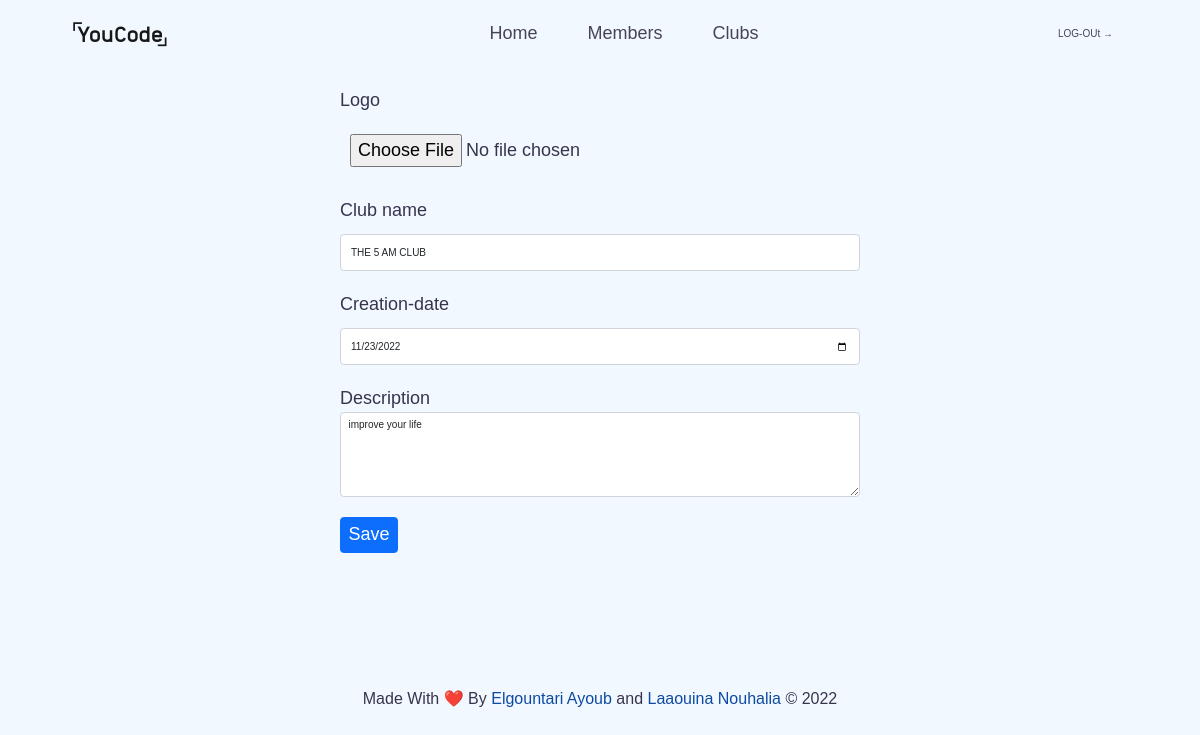
Screenshot of /yccm/clubManagement.php?edit&id=17 (signed in) with the database file from the repository.
### tables this page shows
CREATE TABLE `club` (
  `id` int(11) NOT NULL,
  `logo` varchar(2022) DEFAULT NULL,
  `name` varchar(100) DEFAULT NULL,
  `creationDate` date DEFAULT NULL,
  `description` varchar(2022) DEFAULT NULL
);

### yccm/clubManagement.php (the view, shortened to what this page needs)
<?php
$pdo = new PDO('mysql:host=localhost;port=3306;dbname=yc2', 'root', 'Ycode@2021');
$pdo->setAttribute(PDO::ATTR_ERRMODE, PDO::ERRMODE_EXCEPTION);
$club = null;
if (isset($_GET["edit"])) {
  if (isset($_GET["id"])) {
    $id = $_GET["id"];
    $statement = $pdo->prepare("SELECT * FROM Club WHERE id = :id");
    $statement->bindValue(":id", $id);
    $statement->execute();
    $club = $statement->fetch(PDO::FETCH_ASSOC);
  }
} else if (isset($_GET["delete"])) {
  if (isset($_GET["id"])) {
    $id = $_GET["id"];
    $statement = $pdo->prepare("DELETE FROM Club WHERE id = :id");
    $statement->bindValue(":id", $id);
    $statement->execute();
  }
  header("location: club.php");
}
?>
<?php include_once("header.php") ?>
<section class="section-member-management">
  <div class="container">
    <form class="member-form" action="clubManagement.php" method="POST" enctype="multipart/form-data">
      <div class="form-group">
        <label for="chooseLogo">Logo</label>
        <br>
        <input requireds type="file" class="form-control-file" id="logo" name="logo">
      </div>
      <div class="form-group">
        <label for="full-name">Club name</label>
        <input value="<?php echo $club == null ? "" : $club["name"] ?>" type="text" class="form-control" placeholder="Reading Club" id="full-name" name="name">
      </div>
      <div class="form-group">
        <label for="creation-date">Creation-date</label>
        <input value="<?php if ($club) {
                        echo date('Y-m-d', strtotime($club["creationDate"]));
                      } ?>" required type="date" class="form-control" placeholder="2002-6-28" id="creation-date" name="creation-date">
      </div>
      <div class="form-group">
        <label for="description">Description</label>
        <textarea name="description" id="description" rows="5" class="form-control"><?php echo $club == null ? "" : $club["description"] ?></textarea>
      </div>
      <button type="submit" class="btn btn-primary">Save</button>
    </form>
  </div>
</section>
<?php include_once("footer.php") ?>

### yccm/resources/css/main.css (style rules this page uses)
* { box-sizing: border-box; padding: 0; margin: 0; }
:root { --primary-color: #38344e; --secondary-color: #0f4aa2; --main-bg-color: #f1f8ff; }
html { width: 100%; font-size: 62.5%; }
body { font-family: Arial, Helvetica, sans-serif; background-color: var(--main-bg-color); color: var(--primary-color); }
.container { padding: 2rem 4rem; }
button { border: none; padding: 1rem; }
.btn { cursor: pointer; }
.section-club .container, .section-member .container, .section-member-management .container, section.discover-clubs .container { min-height: 75vh !important; }
.section-member-management .container { max-width: 60rem; }
form.member-form, form.member-form button { display: flex; flex-direction: column; gap: 2rem; font-size: 1.8rem; }
form ::placeholder, form select.form-control { font-size: 1.2rem; }
form.member-form input { margin-top: 1rem; padding: 1rem; }
form.member-form button { width: fit-content; }

### rows the page displays
club: name "THE 5 AM CLUB", creation-date "11/23/2022", description "improve your life"
